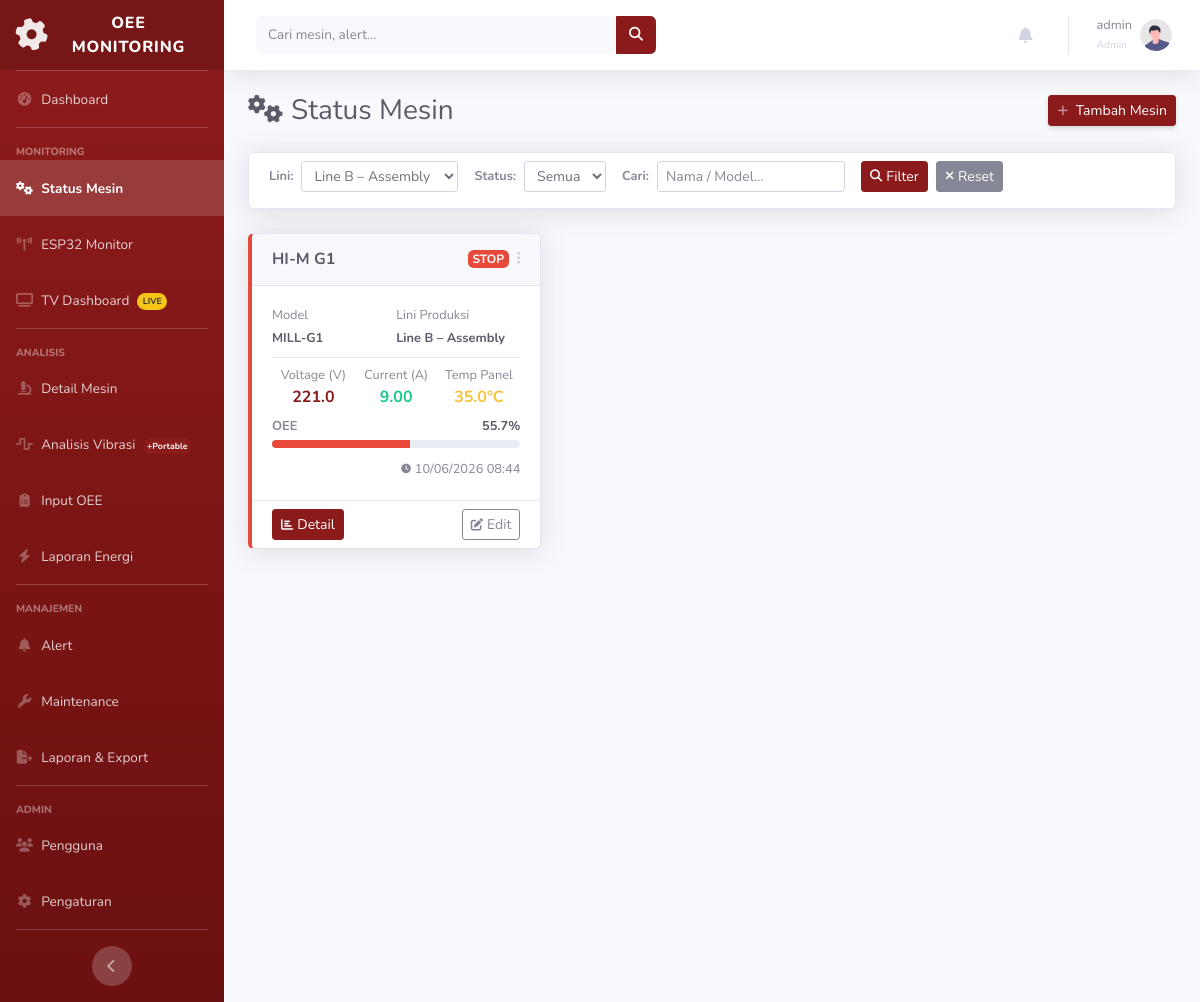
The page /machines.php?line_id=2 (signed in) on the database its author committed.
### tables this page shows
CREATE TABLE IF NOT EXISTS machines (
  id          INT UNSIGNED AUTO_INCREMENT PRIMARY KEY,
  line_id     INT UNSIGNED NOT NULL,
  name        VARCHAR(100) NOT NULL,
  model       VARCHAR(100),
  status      ENUM('run','stop') DEFAULT 'stop',
  image_base64 LONGTEXT,           
  sort_order  INT UNSIGNED DEFAULT 0,
  created_at  TIMESTAMP DEFAULT CURRENT_TIMESTAMP,
  updated_at  TIMESTAMP DEFAULT CURRENT_TIMESTAMP ON UPDATE CURRENT_TIMESTAMP,
  FOREIGN KEY (line_id) REFERENCES production_lines(id) ON DELETE CASCADE
);

CREATE TABLE IF NOT EXISTS production_lines (
  id          INT UNSIGNED AUTO_INCREMENT PRIMARY KEY,
  name        VARCHAR(100) NOT NULL,
  description TEXT,
  created_at  TIMESTAMP DEFAULT CURRENT_TIMESTAMP,
  updated_at  TIMESTAMP DEFAULT CURRENT_TIMESTAMP ON UPDATE CURRENT_TIMESTAMP
);

CREATE TABLE IF NOT EXISTS sensor_readings (
  id           BIGINT UNSIGNED AUTO_INCREMENT PRIMARY KEY,
  machine_id   INT UNSIGNED NOT NULL,
   
  v_r          DECIMAL(7,2),
  v_s          DECIMAL(7,2),
  v_t          DECIMAL(7,2),
   
  a_r          DECIMAL(7,2),
  a_s          DECIMAL(7,2),
  a_t          DECIMAL(7,2),
   
  f_r          DECIMAL(7,3),
  f_s          DECIMAL(7,3),
  f_t          DECIMAL(7,3),
   
  e_r          DECIMAL(10,2),
  e_s          DECIMAL(10,2),
  e_t          DECIMAL(10,2),
   
  temp_panel   DECIMAL(5,2),
  hum_panel    DECIMAL(5,2),
   
  source       VARCHAR(50) DEFAULT 'esp' COMMENT 'esp | manual | simulator',
  recorded_at  TIMESTAMP DEFAULT CURRENT_TIMESTAMP,
  INDEX idx_machine_time (machine_id, recorded_at),
  FOREIGN KEY (machine_id) REFERENCES machines(id) ON DELETE CASCADE
);

CREATE TABLE IF NOT EXISTS oee_settings (
  id           INT UNSIGNED AUTO_INCREMENT PRIMARY KEY,
  machine_id   INT UNSIGNED NOT NULL UNIQUE,
  availability TINYINT UNSIGNED DEFAULT 85 COMMENT 'percent 0-100',
  performance  TINYINT UNSIGNED DEFAULT 85,
  quality      TINYINT UNSIGNED DEFAULT 95,
  updated_at   TIMESTAMP DEFAULT CURRENT_TIMESTAMP ON UPDATE CURRENT_TIMESTAMP,
  FOREIGN KEY (machine_id) REFERENCES machines(id) ON DELETE CASCADE
);

### machines.php (the view, shortened to what this page needs)
<?php
$db = getDB();
$linesStmt = $db->query("SELECT id, name FROM production_lines ORDER BY name ASC");
$allLines  = $linesStmt->fetchAll();
$filterLine   = isset($_GET['line_id'])  ? (int)$_GET['line_id']      : 0;
$filterStatus = isset($_GET['status'])   ? trim($_GET['status'])       : 'all';
$filterSearch = isset($_GET['search'])   ? trim($_GET['search'])       : '';
$whereClauses = [];
$params       = [];
if ($filterLine > 0) {
    $whereClauses[] = 'm.line_id = ?';
    $params[]       = $filterLine;
}
$whereSQL = $whereClauses ? 'WHERE ' . implode(' AND ', $whereClauses) : '';
$sql = "
    SELECT
        m.id,
        m.line_id,
        m.name,
        m.model,
        m.status,
        m.image_base64,
        m.sort_order,
        pl.name AS line_name,
        sr.v_r, sr.v_s, sr.v_t,
        sr.a_r, sr.a_s, sr.a_t,
        sr.temp_panel,
        sr.recorded_at AS sensor_recorded_at,
        os.availability AS oee_availability,
        os.performance  AS oee_performance,
        os.quality      AS oee_quality
    FROM machines m
    LEFT JOIN production_lines pl ON pl.id = m.line_id
    LEFT JOIN sensor_readings sr ON sr.id = (
        SELECT id FROM sensor_readings
        WHERE machine_id = m.id
        ORDER BY recorded_at DESC
        LIMIT 1
    )
    LEFT JOIN oee_settings os ON os.machine_id = m.id
    $whereSQL
    ORDER BY m.sort_order ASC, m.id ASC
";
$stmt = $db->prepare($sql);
$stmt->execute($params);
$machines = $stmt->fetchAll();
$role        = $_SESSION['user_role'] ?? $_SESSION['role'] ?? 'viewer';
$canEdit     = in_array($role, ['admin', 'operator']);
function calcOEE($avail, $perf, $qual): float {
    $a = is_numeric($avail) ? (float)$avail : 0;
    $p = is_numeric($perf)  ? (float)$perf  : 0;
    $q = is_numeric($qual)  ? (float)$qual  : 0;
    return round(($a * $p * $q) / 10000, 1);
}
include 'includes/header.php';
?>
<div class="d-sm-flex align-items-center justify-content-between mb-4">
    <h1 class="h3 mb-0 text-gray-800"><i class="fas fa-cogs mr-2"></i>Status Mesin</h1>
    <?php if ($canEdit): ?>
        <button class="btn btn-primary btn-sm shadow-sm" data-toggle="modal" data-target="#addMachineModal">
            <i class="fas fa-plus fa-sm text-white-50 mr-1"></i> Tambah Mesin
        </button>
    <?php endif; ?>
</div>
<div class="card shadow mb-4">
    <div class="card-body py-2">
        <form method="GET" action="machines.php" class="form-inline flex-wrap" id="filterForm">
            <div class="form-group mr-3 mb-2">
                <label class="mr-2 text-gray-600 small font-weight-bold">Lini:</label>
                <select name="line_id" class="form-control form-control-sm" id="filterLine">
                    <?php foreach ($allLines as $ln): ?>
                        <option value="<?= $ln['id'] ?>"
                            <?= ($filterLine == $ln['id']) ? 'selected' : '' ?>>
                            <?= htmlspecialchars($ln['name']) ?>
                        </option>
                    <?php endforeach; ?>
                </select>
            </div>
            <div class="form-group mr-3 mb-2">
                <label class="mr-2 text-gray-600 small font-weight-bold">Status:</label>
                <select name="status" class="form-control form-control-sm" id="filterStatus">
                    <option value="all"  <?= $filterStatus === 'all'  ? 'selected' : '' ?>>Semua</option>
                </select>
            </div>
            <div class="form-group mr-3 mb-2">
                <label class="mr-2 text-gray-600 small font-weight-bold">Cari:</label>
                <input type="text" name="search" class="form-control form-control-sm" placeholder="Nama / Model..."
                    value="<?= htmlspecialchars($filterSearch) ?>" id="filterSearch" style="min-width:180px;">
            </div>
            <div class="mb-2">
                <button type="submit" class="btn btn-primary btn-sm mr-1">
                    <i class="fas fa-search fa-sm mr-1"></i>Filter
                </button>
                <a href="machines.php" class="btn btn-secondary btn-sm">
                    <i class="fas fa-times fa-sm mr-1"></i>Reset
                </a>
            </div>
        </form>
    </div>
</div>
<?php if (empty($machines)): ?>
    <div class="text-center py-5 text-gray-500">
        <i class="fas fa-cogs fa-3x mb-3"></i>
        <p class="h5">Tidak ada mesin ditemukan.</p>
    </div>
<?php else: ?>
<div class="row" id="machinesGrid">
    <?php foreach ($machines as $m):
        $isRun    = strtolower($m['status']) === 'run';
        $statusLabel = $isRun ? 'RUN' : 'STOP';
        $statusBadge = $isRun ? 'badge-success' : 'badge-danger';
        $borderColor = $isRun ? 'border-left-success' : 'border-left-danger';
        $voltAvg = '-';
        $currAvg = '-';
        $tempPanel = '-';
        if ($m['v_r'] !== null || $m['v_s'] !== null || $m['v_t'] !== null) {
            $voltVals = array_filter([$m['v_r'], $m['v_s'], $m['v_t']], fn($v) => $v !== null);
            if (count($voltVals) > 0) $voltAvg = number_format(array_sum($voltVals) / count($voltVals), 1);
        }
        if ($m['a_r'] !== null || $m['a_s'] !== null || $m['a_t'] !== null) {
            $currVals = array_filter([$m['a_r'], $m['a_s'], $m['a_t']], fn($v) => $v !== null);
            if (count($currVals) > 0) $currAvg = number_format(array_sum($currVals) / count($currVals), 2);
        }
        if ($m['temp_panel'] !== null) {
            $tempPanel = number_format((float)$m['temp_panel'], 1);
        }
        $oee = calcOEE($m['oee_availability'], $m['oee_performance'], $m['oee_quality']);
        $oeeColor = $oee >= 85 ? 'bg-success' : ($oee >= 65 ? 'bg-warning' : 'bg-danger');
    ?>
    <div class="col-xl-4 col-md-6 mb-4 machine-card-wrapper">
        <div class="card shadow h-100 <?= $borderColor ?>" style="border-left-width:4px;">
            <div class="card-header py-3 d-flex align-items-center justify-content-between">
                <h6 class="m-0 font-weight-bold text-gray-800 text-truncate" style="max-width:70%;">
                    <?= htmlspecialchars($m['name']) ?>
                </h6>
                <div class="d-flex align-items-center">
                    <span class="badge <?= $statusBadge ?> mr-2"><?= $statusLabel ?></span>
                    <?php if ($canEdit): ?>
                    <div class="dropdown no-arrow">
                        <a href="#" class="dropdown-toggle text-gray-400" data-toggle="dropdown" aria-haspopup="true" aria-expanded="false">
                            <i class="fas fa-ellipsis-v fa-sm"></i>
                        </a>
                    </div>
                    <?php endif; ?>
                </div>
            </div>
            <div class="card-body">
                <div class="row no-gutters mb-2">
                    <div class="col-6">
                        <small class="text-muted d-block">Model</small>
                        <span class="font-weight-bold text-gray-800 small"><?= htmlspecialchars($m['model'] ?: '-') ?></span>
                    </div>
                    <div class="col-6">
                        <small class="text-muted d-block">Lini Produksi</small>
                        <span class="font-weight-bold text-gray-800 small"><?= htmlspecialchars($m['line_name'] ?: '-') ?></span>
                    </div>
                </div>
                <hr class="my-2">
                <div class="row no-gutters text-center mb-2">
                    <div class="col-4">
                        <small class="text-muted d-block">Voltage (V)</small>
                        <span class="font-weight-bold text-primary"><?= $voltAvg ?></span>
                    </div>
                    <div class="col-4">
                        <small class="text-muted d-block">Current (A)</small>
                        <span class="font-weight-bold text-success"><?= $currAvg ?></span>
                    </div>
                    <div class="col-4">
                        <small class="text-muted d-block">Temp Panel</small>
                        <span class="font-weight-bold text-warning"><?= $tempPanel ?><?= $tempPanel !== '-' ? '°C' : '' ?></span>
                    </div>
                </div>
                <div class="mt-2">
                    <div class="d-flex justify-content-between mb-1">
                        <small class="text-muted font-weight-bold">OEE</small>
                        <small class="font-weight-bold text-gray-800"><?= $oee ?>%</small>
                    </div>
                    <div class="progress" style="height:8px;">
                        <div class="progress-bar <?= $oeeColor ?>" role="progressbar"
                            style="width: <?= min($oee, 100) ?>%"
                            aria-valuenow="<?= $oee ?>" aria-valuemin="0" aria-valuemax="100">
                        </div>
                    </div>
                </div>
                <?php if ($m['sensor_recorded_at']): ?>
                    <div class="mt-2 text-right">
                        <small class="text-muted"><i class="fas fa-clock fa-xs mr-1"></i><?= date('d/m/Y H:i', strtotime($m['sensor_recorded_at'])) ?></small>
                    </div>
                <?php endif; ?>
            </div>
            <div class="card-footer bg-transparent d-flex justify-content-between align-items-center py-2">
                <a href="machine_detail.php?id=<?= $m['id'] ?>" class="btn btn-primary btn-sm">
                    <i class="fas fa-chart-bar fa-sm mr-1"></i>Detail
                </a>
                <?php if ($canEdit): ?>
                    <button class="btn btn-outline-secondary btn-sm btn-edit-machine" data-id="<?= $m['id'] ?>">
                        <i class="fas fa-edit fa-sm mr-1"></i>Edit
                    </button>
                <?php endif; ?>
            </div>
        </div>
    </div>
    <?php endforeach; ?>
</div>
<?php endif; ?>
<?php include 'includes/footer.php';  ?>

### css/oee-theme.css (style rules this page uses)
:root { --maroon: #8B1A1A; --maroon-dark: #6B1010; --maroon-light: #B22222; --maroon-pale: #fdf0f0; --maroon-mid: #a02020; }
.btn-primary { background-color: var(--maroon) !important; border-color: var(--maroon) !important; }
.text-primary { color: var(--maroon) !important; }
a { color: var(--maroon); }
.card .card-header { font-weight: 700; }

### rows shown on the page
machines: name "HI-M G1", status "STOP", model "MILL-G1", line.name "Line B – Assembly", voltAvg "221.0", currAvg "9.00", sensor_readings.temp_panel "35.0", oee_settings.availability+performance+quality "55.7", sensor_readings.recorded_at "10/06/2026 08:44"

### other values the page prints
$currentUser "admin"
$currentRole "Admin"
form field line_id "Line B – Assembly"
